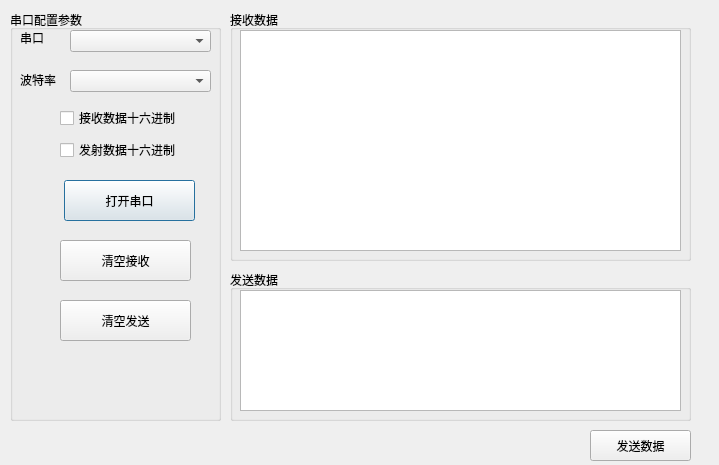
<?xml version="1.0" encoding="UTF-8"?>
<ui version="4.0">
 <class>Dialog</class>
 <widget class="QDialog" name="Dialog">
  <property name="geometry">
   <rect>
    <x>0</x>
    <y>0</y>
    <width>719</width>
    <height>465</height>
   </rect>
  </property>
  <property name="windowTitle">
   <string>Dialog</string>
  </property>
  <widget class="QGroupBox" name="groupBox">
   <property name="geometry">
    <rect>
     <x>10</x>
     <y>10</y>
     <width>211</width>
     <height>411</height>
    </rect>
   </property>
   <property name="title">
    <string>串口配置参数</string>
   </property>
   <widget class="QComboBox" name="comboSerial">
    <property name="geometry">
     <rect>
      <x>60</x>
      <y>20</y>
      <width>141</width>
      <height>22</height>
     </rect>
    </property>
   </widget>
   <widget class="QComboBox" name="comboBaudRate">
    <property name="geometry">
     <rect>
      <x>60</x>
      <y>60</y>
      <width>141</width>
      <height>22</height>
     </rect>
    </property>
   </widget>
   <widget class="QLabel" name="label">
    <property name="geometry">
     <rect>
      <x>10</x>
      <y>20</y>
      <width>31</width>
      <height>16</height>
     </rect>
    </property>
    <property name="text">
     <string>串口</string>
    </property>
   </widget>
   <widget class="QLabel" name="label_2">
    <property name="geometry">
     <rect>
      <x>10</x>
      <y>60</y>
      <width>41</width>
      <height>20</height>
     </rect>
    </property>
    <property name="text">
     <string>波特率</string>
    </property>
   </widget>
   <widget class="QPushButton" name="btnOpenSerial">
    <property name="geometry">
     <rect>
      <x>54</x>
      <y>170</y>
      <width>131</width>
      <height>41</height>
     </rect>
    </property>
    <property name="text">
     <string>打开串口</string>
    </property>
   </widget>
   <widget class="QCheckBox" name="checkBoxInputData">
    <property name="geometry">
     <rect>
      <x>50</x>
      <y>100</y>
      <width>151</width>
      <height>16</height>
     </rect>
    </property>
    <property name="text">
     <string>接收数据十六进制</string>
    </property>
   </widget>
   <widget class="QCheckBox" name="checkBoxOutputData">
    <property name="geometry">
     <rect>
      <x>50</x>
      <y>130</y>
      <width>131</width>
      <height>20</height>
     </rect>
    </property>
    <property name="text">
     <string>发射数据十六进制</string>
    </property>
   </widget>
   <widget class="QPushButton" name="pushButtonCleanRx">
    <property name="geometry">
     <rect>
      <x>50</x>
      <y>230</y>
      <width>131</width>
      <height>41</height>
     </rect>
    </property>
    <property name="text">
     <string>清空接收</string>
    </property>
   </widget>
   <widget class="QPushButton" name="pushButtonCleanTx">
    <property name="geometry">
     <rect>
      <x>50</x>
      <y>290</y>
      <width>131</width>
      <height>41</height>
     </rect>
    </property>
    <property name="text">
     <string>清空发送</string>
    </property>
   </widget>
  </widget>
  <widget class="QGroupBox" name="groupBox_2">
   <property name="geometry">
    <rect>
     <x>230</x>
     <y>270</y>
     <width>461</width>
     <height>151</height>
    </rect>
   </property>
   <property name="title">
    <string>发送数据</string>
   </property>
   <widget class="QTextEdit" name="textTxEdit">
    <property name="geometry">
     <rect>
      <x>10</x>
      <y>20</y>
      <width>441</width>
      <height>121</height>
     </rect>
    </property>
   </widget>
  </widget>
  <widget class="QGroupBox" name="groupBox_3">
   <property name="geometry">
    <rect>
     <x>230</x>
     <y>10</y>
     <width>461</width>
     <height>251</height>
    </rect>
   </property>
   <property name="title">
    <string>接收数据</string>
   </property>
   <widget class="QTextEdit" name="textLogEdit">
    <property name="geometry">
     <rect>
      <x>10</x>
      <y>20</y>
      <width>441</width>
      <height>221</height>
     </rect>
    </property>
   </widget>
  </widget>
  <widget class="QPushButton" name="pushButtonTxData">
   <property name="geometry">
    <rect>
     <x>590</x>
     <y>430</y>
     <width>101</width>
     <height>31</height>
    </rect>
   </property>
   <property name="text">
    <string>发送数据</string>
   </property>
  </widget>
 </widget>
 <layoutdefault spacing="6" margin="11"/>
 <resources/>
 <connections/>
</ui>
